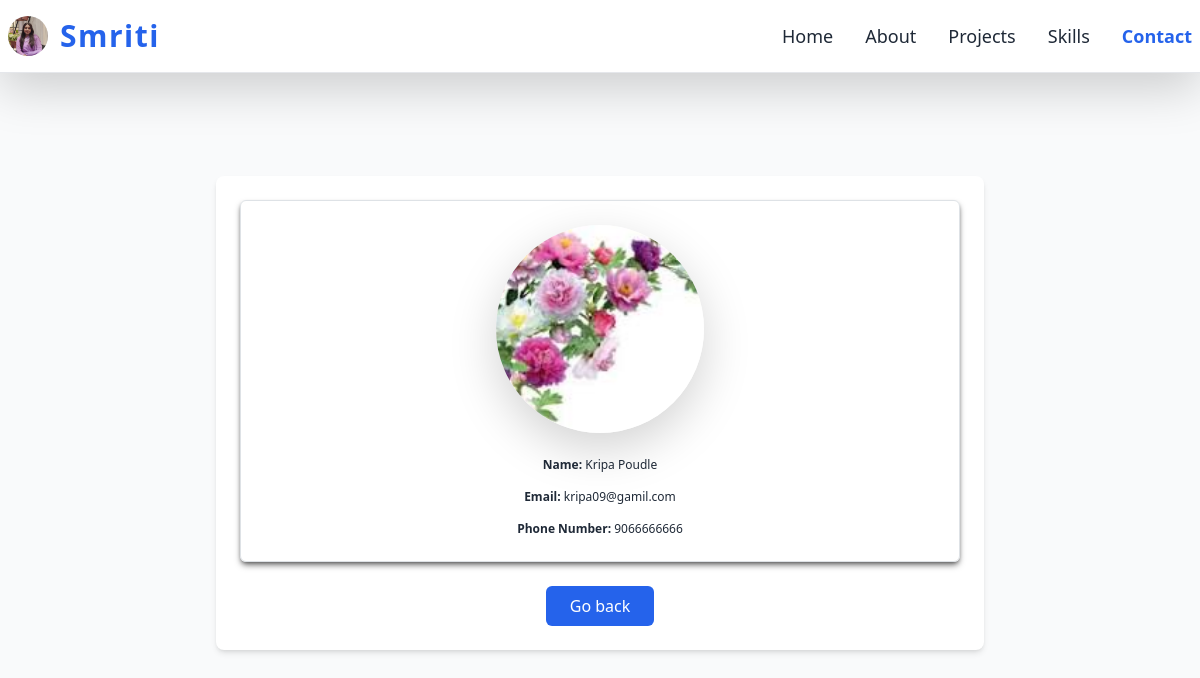
The app's page /employee/6/ with its own data.
### employee/models.py (models this page shows, shortened)
class Employee(models.Model):
    first_name = models.CharField(max_length=100)
    middle_name = models.CharField(max_length=100, blank=True)
    last_name = models.CharField(max_length=100)
    email = models.EmailField(max_length=100, unique=True)
    phone_number = models.CharField(max_length=12, blank=True)
    image = models.ImageField(upload_to='images')

### employee/views.py (the view)
# urls.py: path('<int:pk>/', views.employee_details, name='employee_details'),  #dynamic variable
def employee_details(request, pk):
    try:
        employee = Employee.objects.get(pk=pk)
        context = {
            'employee': employee
        }
        return render(request, 'employee_detail.html', context)
    except:
        raise Http404

### templates/employee_detail.html (shortened to what this page needs)
{% load static %}
<!DOCTYPE html>
<html lang="en">
<head>
  <link href="https://cdn.jsdelivr.net/npm/bootstrap@5.3.7/dist/css/bootstrap.min.css" rel="stylesheet">
  <script src="https://cdn.tailwindcss.com"></script>
  <link rel="stylesheet" href="https://cdnjs.cloudflare.com/ajax/libs/font-awesome/6.4.0/css/all.min.css" />
</head>
<body class="pt-24 bg-gray-50 text-gray-800">
  <header class="bg-white fixed top-0 w-full z-50 border-b border-gray-200 shadow-lg">
    <div class="max-w-7xl mx-auto px-2 py-3 flex justify-between items-center">
      <div class="flex items-center space-x-3">
        <img src="{% static 'image/django.png' %}" alt="Logo" class="w-10 h-10 rounded-full object-cover" />
        <h1 class="text-3xl font-bold text-blue-600 tracking-wider">Smriti</h1>
      </div>
      <nav class="hidden md:flex space-x-8 text-lg font-medium">
        <a href="#home" class="hover:text-blue-600 transition">Home</a>
        <a href="#about" class="hover:text-blue-600 transition">About</a>
        <a href="#projects" class="hover:text-blue-600 transition">Projects</a>
        <a href="#skills" class="hover:text-blue-600 transition">Skills</a>
        <a href="{% url 'contact' %}" class="hover:text-blue-600 transition font-semibold text-blue-600">Contact</a>
      </nav>
    </div>
  </header>
  <div class="max-w-3xl mx-auto mt-20 p-6 bg-white rounded-lg shadow-md">
    <div class="border rounded-md overflow-hidden shadow-md shadow-black/50 p-6 flex flex-col items-center text-center">
      <img src="{{ employee.image.url }}" alt="Employee Image" class="w-52 h-52 object-cover rounded-full shadow-lg mb-6" />
      <div class="text-xs font-medium space-y-4">
        <div>
          <span class="font-semibold">Name: </span>
          <span>{{ employee.first_name }} {{ employee.last_name }}</span>
        </div>
        <div>
          <span class="font-semibold">Email: </span>
          <span>{{ employee.email }}</span>
        </div>
        <div>
          <span class="font-semibold">Phone Number: </span>
          <span>{{ employee.phone_number }}</span>
        </div>
      </div>
    </div>
    <div class="text-center mt-6">
      <a href="{% url 'home' %}" class="inline-block bg-blue-600 text-white px-6 py-2 rounded hover:bg-blue-700 transition">
        Go back
      </a>
    </div>
  </div>
</body>
</html>

### records on screen
Employee: image (picture), first_name "Kripa", last_name "Poudle", email "kripa09@gamil.com", phone_number "9066666666"
